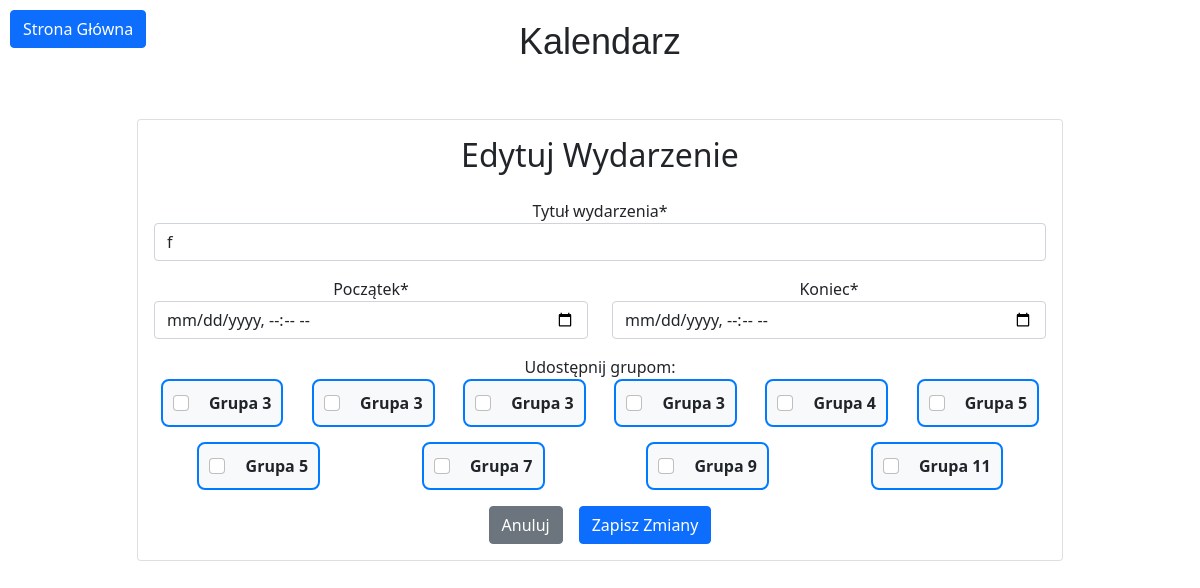
The app's page /kalendarz/edit_event/69/ (signed in) with its own data.
### kalendarz/models.py (models this page shows, shortened)
class Events(models.Model):
    user_profile = models.ForeignKey(User, on_delete=models.CASCADE, related_name='events')
    name = models.CharField(max_length=255, null=True, blank=True)
    start = models.DateTimeField(null=True, blank=True)
    end = models.DateTimeField(default=get_default_end_time)
    all_day = models.BooleanField(default=False)
    groups = models.ManyToManyField('users.Group', related_name='events', blank=True)
    class Meta:
        db_table = "tblevents"

### users/models.py (models this page shows)
class Group(models.Model):
    name = models.CharField(max_length=100, unique=True)
    description = models.TextField(blank=True)
    members = models.ManyToManyField(User, related_name='custom_groups')  # Zmiana related_name
    owner = models.ForeignKey(User, on_delete=models.CASCADE, related_name='owned_groups')
    def __str__(self):
        return self.name

### kalendarz/views.py (the view)
# urls.py: path('kalendarz/edit_event/<int:event_id>/', views.edit_event, name='edit_event'),
@login_required
def edit_event(request, event_id):
    event = get_object_or_404(Events, id=event_id, user_profile=request.user)
    if request.method == 'POST':
        form = EventForm(request.POST, instance=event, user=request.user)
        if form.is_valid():
            form.save()
            messages.success(request, 'Wydarzenie zostało zaktualizowane.')
            return redirect('index')
    else:
        form = EventForm(instance=event, user=request.user)
    return render(request, 'edit_event.html', {'form': form})

### users/forms.py
class EventForm(forms.ModelForm):
    start = forms.DateTimeField(
        widget=forms.widgets.DateTimeInput(attrs={'type': 'datetime-local'}),
        label='Początek'
    )
    end = forms.DateTimeField(
        widget=forms.widgets.DateTimeInput(attrs={'type': 'datetime-local'}),
        required=False,
        label='Koniec*'
    )
    all_day = forms.BooleanField(
        required=False,
        label='Całodniowe'
    )
    groups = forms.ModelMultipleChoiceField(
        queryset=Group.objects.none(),
        widget=forms.CheckboxSelectMultiple(attrs={'class': 'form-check-input'}),
        required=False,
        label='Udostępnij grupom:'
    )
    class Meta:
        model = Events
        fields = ['name', 'start', 'end', 'all_day', 'groups']
        labels = {
            'name': 'Tytuł wydarzenia*',
        }
    def __init__(self, *args, **kwargs):
        user = kwargs.pop('user', None)
        super(EventForm, self).__init__(*args, **kwargs)
        if user:
            self.fields['groups'].queryset = Group.objects.filter(members=user) | Group.objects.filter(owner=user)

### kalendarz/templates/edit_event.html (shortened to what this page needs)
{% extends "base.html" %}
{% load crispy_forms_tags %}
{% block content %}
<div class="container mt-5">
    <div class="row justify-content-center">
        <div class="col-md-10">
            <div class="card">
                <div class="card-body">
                    <h2 class="card-title text-center mb-4">Edytuj Wydarzenie</h2>
                    <form method="POST">
                        <div class="mb-3">
                            {{ form.name|as_crispy_field }}
                        </div>
                        <div class="row">
                            <div class="col-md-6 mb-3">
                                {{ form.start|as_crispy_field }}
                            </div>
                            <div class="col-md-6 mb-3">
                                {{ form.end|as_crispy_field }}
                            </div>
                        </div>
                        <div class="mb-3">
                            <label for="groups">Udostępnij grupom:</label>
                            <div class="form-group group-checkboxes">
                                {% for group in form.groups %}
                                    <div class="group-checkbox">
                                        <label class="form-check-label">
                                            {{ group.tag }}
                                            <span class="group-label">{{ group.choice_label }}</span>
                                        </label>
                                    </div>
                                {% endfor %}
                            </div>
                        </div>
                        <div class="d-flex justify-content-center">
                            <a href="{% url 'index' %}" class="btn btn-secondary me-3">Anuluj</a>
                            <button type="submit" class="btn btn-primary">Zapisz Zmiany</button>
                        </div>
                    </form>
                </div>
            </div>
        </div>
    </div>
</div>
{% endblock content %}

### kalendarz/templates/base.html (style rules this page uses)
.container { text-align: center; }
.group-checkboxes { display: flex; justify-content: space-around; flex-wrap: wrap; gap: 15px; }
.group-checkbox { display: flex; align-items: center; justify-content: center; background-color: #f8f9fa; border: 2px solid #007bff; border-radius: 8px; padding: 10px; transition: background-color 0.3s ease-in-out, box-shadow 0.3s ease-in-out; }
.group-label { margin-left: 8px; font-weight: bold; }
.group-checkbox input[type="checkbox"] { margin-right: 8px; }

### records on screen
Events: name "f"
Group: choice_label "Grupa 3" "Grupa 3" "Grupa 3" "Grupa 3"
Group: choice_label "Grupa 4"
Group: choice_label "Grupa 5" "Grupa 5"
Group: choice_label "Grupa 7"
Group: choice_label "Grupa 9"
Group: choice_label "Grupa 11"
